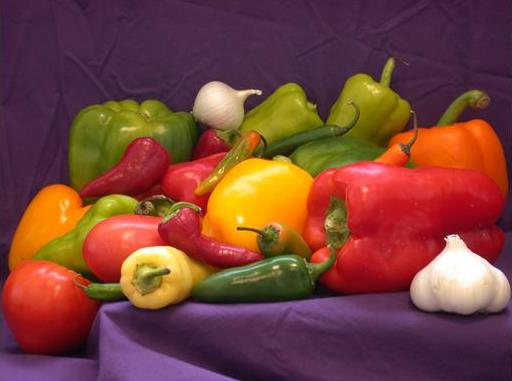
#> input picture images/peppers.jpg, 512 x 381 px
$ jupyter execute correlation.ipynb
#> lines starting #> are read from the running program, lines starting #| are printed output that depends on the picture
[cell 1]
import cv2
import numpy as np
import matplotlib.pyplot as plt

[cell 2]
# kernel
cor_kernel = np.array([[1,2,3],[4,5,6],[7,8,9]])
cor_kernel = ((cor_kernel / 9)*255)

# impulse image
imp_img = np.zeros((5,5))

imp_img[2,2] = 1

plt.imshow(cor_kernel, cmap='gray')
plt.axis('off')
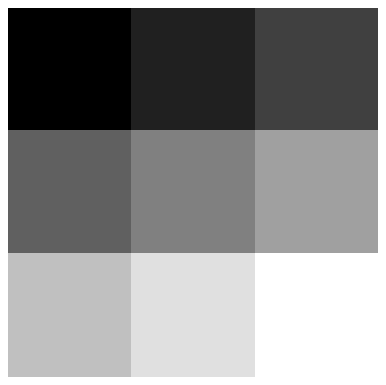
#> figure drawn by matplotlib, 1 panel

[cell 3]
# correlation
kernel =  cor_kernel
img = imp_img

output = np.zeros((img.shape[0]-2,img.shape[1]-2))

rows = output.shape[0]
cols = output.shape[1]

for row in range(rows):
    for col in range(cols):
        loc_reg = img[row:row + 3, col: col + 3]
        result = np.sum(loc_reg * kernel)
        output[row, col] = result

fig , axe = plt.subplots(1,3, figsize=(7,7))

axe[0].imshow(img, cmap='gray')
axe[0].set_title('original image')

axe[1].imshow(kernel, cmap='gray')
axe[1].set_title('kernel image')

axe[2].imshow(output, cmap='gray')
axe[2].set_title('output image')


for i in range(3):
    axe[i].axis('off')
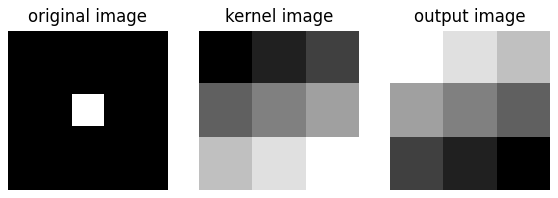
#> figure drawn by matplotlib, 3 panels

[cell 4]
# practice on correlation
kernel = np.array([[1,2,3],[4,5,6],[6,7,8]])
kernel = ((kernel / 9) * 255)

img = cv2.imread('images/peppers.jpg', 0)
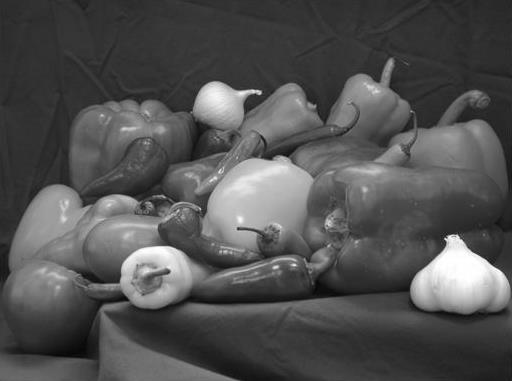
#> img: shape (381, 512); min 4, max 255, mean 81.8

out_img = np.zeros((img.shape[0] - 2, img.shape[1] - 2))

rows = out_img.shape[0]
#> rows = 379
cols = out_img.shape[1]
#> cols = 510

for row in range(rows):
    for col in range(cols):
        reg = img[row:row + 3,col:col + 3]
        res = np.sum(reg * kernel)
        out_img[row,col] = res

fig, axe = plt.subplots(1,2, figsize=(7,7))

axe[0].imshow(img, cmap='gray')
axe[1].imshow(out_img, cmap='gray')
out_img
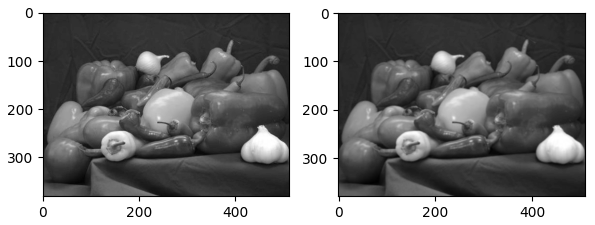
#> figure drawn by matplotlib, 2 panels

$ run again, with images/breat-xray.tif saved as images/peppers.jpg
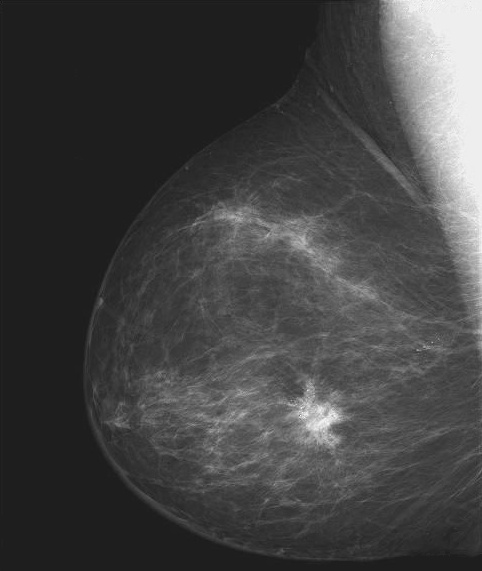
#> input picture images/breat-xray.tif, 482 x 571 px
#> img is the input picture: shape (571, 482); min 19, max 255, mean 66.7
#> after the loop `for row in range(rows):`:
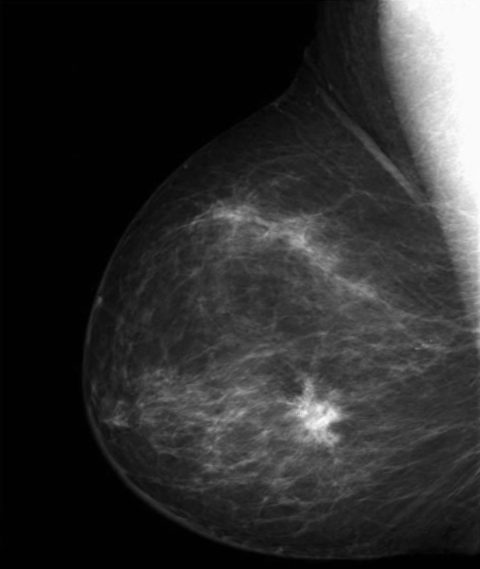
#> out_img: shape (569, 480) float64; min 33801.7, max 287498.3, mean 79322; drawn with min black and max white
#> `[cell 4] # practice on correlation kernel = np.array([[1,2,3],[4,5,6],..`:
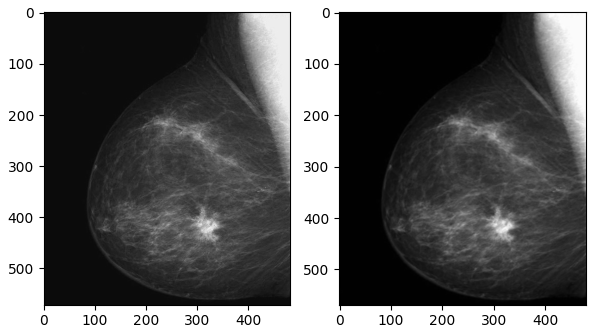
#> figure drawn by matplotlib, 2 panels

$ run again, with images/c1.png saved as images/peppers.jpg
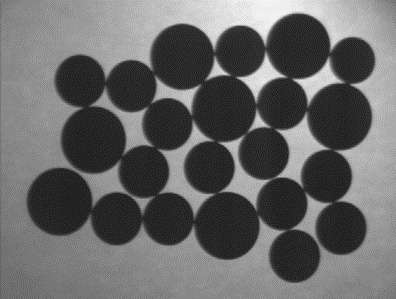
#> input picture images/c1.png, 396 x 299 px
#> img is the input picture: shape (299, 396); min 26, max 249, mean 102.3
#> after the loop `for row in range(rows):`:
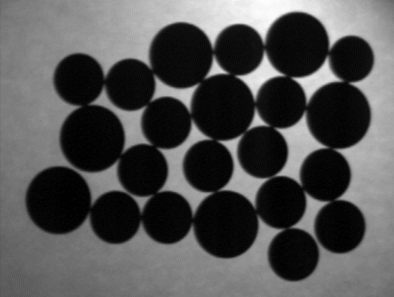
#> out_img: shape (297, 394) float64; min 38958.3, max 291351.7, mean 121087.5; drawn with min black and max white
#> `[cell 4] # practice on correlation kernel = np.array([[1,2,3],[4,5,6],..`:
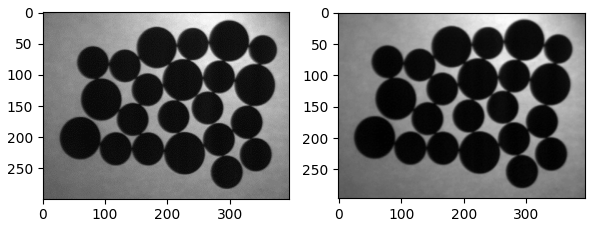
#> figure drawn by matplotlib, 2 panels
